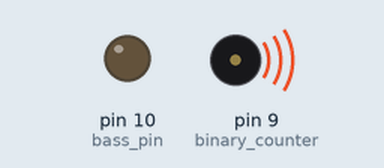
Bench run of a sketch on a simulated Arduino Uno, built with avr-gcc and run on an emulated ATmega328P. Parts: output pins drawn as LEDs (lit = HIGH), buzzer (waves = sounding).

Above: at 0.16 s.
Timing chart, 0 to 40.0 s (numbered marks = the images above):
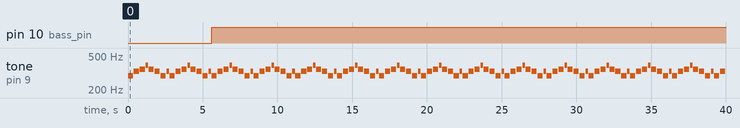

Measured:
- by itself, pin 10 (bass_pin): LOW → HIGH at 5.6 s
- by itself, tone on pin 9 (binary_counter): repeats every 2.8 s: silent 0.06 s, 330 Hz 0.34 s, silent 0.06 s, 349 Hz 0.34 s, silent 0.06 s, 392 Hz 0.17 s, silent 0.03 s, 349 Hz 0.34 s, silent 0.06 s, 330 Hz 0.34 s, silent 0.06 s, 294 Hz 0.34 s, silent 0.06 s, 330 Hz 0.17 s, silent 0.03 s, 294 Hz 0.34 s

The sketch:

I_Am_The_Doctor.ino
```cpp
/*
connect the pin 9 of each Arduino to its own speaker.
connect the pin 10's of the intro arduino and the bass arduino together.
connect the 5V pins together for all arduinos.
connect the GND pins together for all arduinos.

with this setup, one arduino will be powering all of the rest.
consider using an external power supply when using more than 2 arduinos.


*/


#include "pitches.h"


#define measure_length 3200  // defines measure length
#define binary_counter 9
#define bass_pin 10

int gen;
int intro[8] =         {NOTE_D4, NOTE_E4, NOTE_F4, NOTE_G4, NOTE_F4, NOTE_E4, NOTE_D4, NOTE_E4};
float intro_time[8] =  {8, 8, 8, 16, 8, 8, 8, 16};
int intro_transition[8] =            {NOTE_D4, NOTE_E4, NOTE_F4, NOTE_G4, NOTE_F4, NOTE_E4, NOTE_D5, NOTE_C5};
float intro_transition_time[8] =  {8, 8, 8, 16, 8, 8, 8, 16};
int bass[4] = {NOTE_D3, NOTE_AS2, NOTE_C3, NOTE_G2};
int bass_length = 7 * (measure_length / 8);


// FUNCTIONS //////////////////////////////
void play_intro(int repeats);
void play_intro_transition(int repeats);


void setup() {
  pinMode(binary_counter, OUTPUT);
  digitalWrite(binary_counter, LOW);

  pinMode(bass_pin, OUTPUT);
  digitalWrite(bass_pin, 0);

}

void loop() {

  play_intro(2);
  digitalWrite(bass_pin, 1);
  // play 4 measures of intro
  //play_intro(4);
  //play_bass(2);

  // plays 4 more measures of intro and transitions
  //play_intro(7);
  //play_intro_transition(1);


}


void play_intro(int repeats) {
  for(;repeats; repeats--){
    for(gen = 0; gen < 8; gen++) {
      tone(binary_counter, intro[gen], (measure_length - 500) / intro_time[gen]);
      delay(measure_length / intro_time[gen]);
    }
  }
}

void play_intro_transition(int repeats) {
  for(;repeats; repeats--){
    for(gen = 0; gen < 8; gen++) {
      tone(binary_counter, intro_transition[gen], (measure_length -500) / intro_transition_time[gen]);
      delay(measure_length / intro_transition_time[gen]);
    }
  }
}

void play_bass(int repeats) {
    for(; repeats; repeats--) {
      for(gen = 0; gen < 4; gen++) {
        tone(binary_counter, bass[gen], bass_length);
        delay(bass_length);
      }
    }
}
```

pitches.h
```cpp
/*************************************************
 * Public Constants
 *************************************************/

#define NOTE_B0  31
#define NOTE_C1  33
#define NOTE_CS1 35
#define NOTE_D1  37
#define NOTE_DS1 39
#define NOTE_E1  41
#define NOTE_F1  44
#define NOTE_FS1 46
#define NOTE_G1  49
#define NOTE_GS1 52
#define NOTE_A1  55
#define NOTE_AS1 58
#define NOTE_B1  62
#define NOTE_C2  65
#define NOTE_CS2 69
#define NOTE_D2  73
#define NOTE_DS2 78
#define NOTE_E2  82
#define NOTE_F2  87
#define NOTE_FS2 93
#define NOTE_G2  98
#define NOTE_GS2 104
#define NOTE_A2  110
#define NOTE_AS2 117
#define NOTE_B2  123
#define NOTE_C3  131
#define NOTE_CS3 139
#define NOTE_D3  147
#define NOTE_DS3 156
#define NOTE_E3  165
#define NOTE_F3  175
#define NOTE_FS3 185
#define NOTE_G3  196
#define NOTE_GS3 208
#define NOTE_A3  220
#define NOTE_AS3 233
#define NOTE_B3  247
#define NOTE_C4  262
#define NOTE_CS4 277
#define NOTE_D4  294
#define NOTE_DS4 311
#define NOTE_E4  330
#define NOTE_F4  349
#define NOTE_FS4 370
#define NOTE_G4  392
#define NOTE_GS4 415
#define NOTE_A4  440
#define NOTE_AS4 466
#define NOTE_B4  494
#define NOTE_C5  523
#define NOTE_CS5 554
#define NOTE_D5  587
#define NOTE_DS5 622
#define NOTE_E5  659
#define NOTE_F5  698
#define NOTE_FS5 740
#define NOTE_G5  784
#define NOTE_GS5 831
#define NOTE_A5  880
#define NOTE_AS5 932
#define NOTE_B5  988
#define NOTE_C6  1047
#define NOTE_CS6 1109
#define NOTE_D6  1175
#define NOTE_DS6 1245
#define NOTE_E6  1319
#define NOTE_F6  1397
#define NOTE_FS6 1480
#define NOTE_G6  1568
#define NOTE_GS6 1661
#define NOTE_A6  1760
#define NOTE_AS6 1865
#define NOTE_B6  1976
#define NOTE_C7  2093
#define NOTE_CS7 2217
#define NOTE_D7  2349
#define NOTE_DS7 2489
#define NOTE_E7  2637
#define NOTE_F7  2794
#define NOTE_FS7 2960
#define NOTE_G7  3136
#define NOTE_GS7 3322
#define NOTE_A7  3520
#define NOTE_AS7 3729
#define NOTE_B7  3951
#define NOTE_C8  4186
#define NOTE_CS8 4435
#define NOTE_D8  4699
#define NOTE_DS8 4978
```
